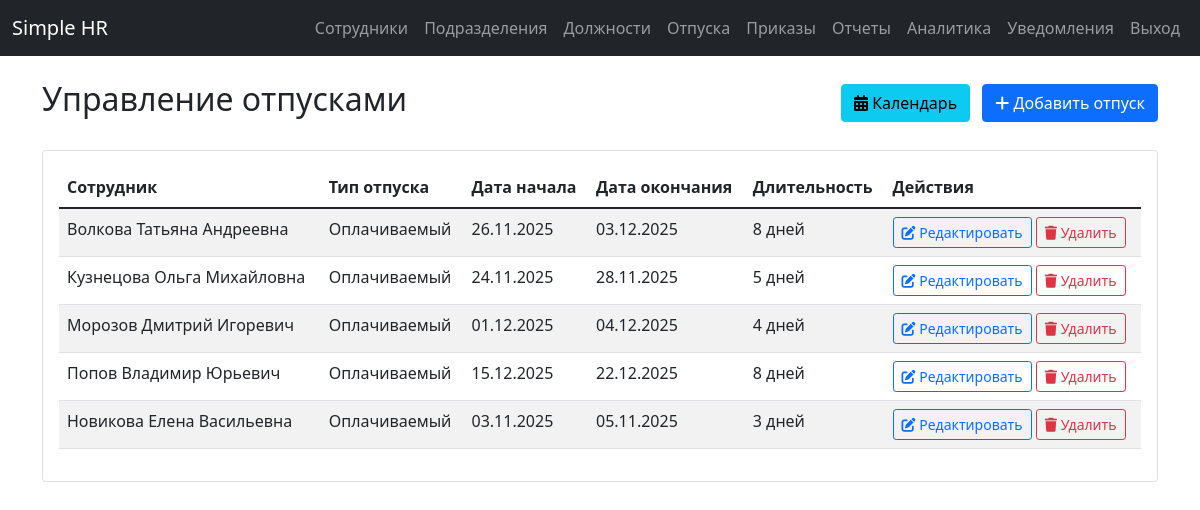
Page /vacations/ (signed in) on the earlier database version.
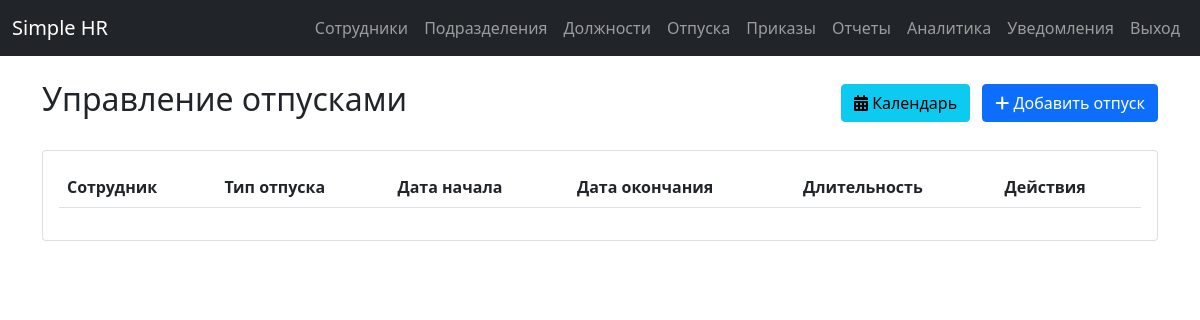
Same page on the later database version.
### app/models.py (models this page shows)
class Vacation(db.Model):
    id = db.Column(db.Integer, primary_key=True)
    employee_id = db.Column(db.Integer, db.ForeignKey('employee.id'), nullable=False, index=True)
    start_date = db.Column(db.Date, nullable=False, index=True)
    end_date = db.Column(db.Date, nullable=False, index=True)
    type = db.Column(db.String(20), nullable=False, index=True)  # paid, unpaid, sick
    employee = db.relationship('Employee', backref=db.backref('vacations', lazy=True))
    __table_args__ = (
        db.Index('idx_vacation_employee_dates', 'employee_id', 'start_date', 'end_date'),
        db.Index('idx_vacation_dates_type', 'start_date', 'end_date', 'type'),
    )

class Employee(db.Model):
    id = db.Column(db.Integer, primary_key=True)
    full_name = db.Column(db.String(150), nullable=False, index=True)
    email = db.Column(db.String(120), unique=True, nullable=False, index=True)
    employee_id = db.Column(db.String(50), unique=True, nullable=False, index=True)  # табельный номер
    hire_date = db.Column(db.Date, nullable=False, index=True)
    status = db.Column(db.String(20), default='active', index=True)  # active, dismissed
    department_id = db.Column(db.Integer, db.ForeignKey('department.id'), nullable=False, index=True)
    position_id = db.Column(db.Integer, db.ForeignKey('position.id'), nullable=False, index=True)
    __table_args__ = (
        db.Index('idx_employee_status_department', 'status', 'department_id'),
        db.Index('idx_employee_hire_date_status', 'hire_date', 'status'),
    )

### app/routes/vacations.py (the view)
@bp.route('/')
@login_required
def list_vacations():
    try:
        vacations = Vacation.query.all()
        return render_template('vacations/list.html', vacations=vacations)
    except Exception as e:
        logger.error(f"Error loading vacations list: {str(e)}")
        flash('Ошибка при загрузке списка отпусков', 'error')
        return redirect(url_for('main.index'))

### app/templates/vacations/list.html (shortened to what this page needs)
{% extends "base.html" %}
{% block content %}
<div class="d-flex justify-content-between align-items-center mb-4">
    <h2>Управление отпусками</h2>
    <div>
        <a href="{{ url_for('vacations.vacation_calendar') }}" class="btn btn-info me-2">
            <i class="fas fa-calendar-alt"></i> Календарь
        </a>
        <a href="{{ url_for('vacations.create_vacation') }}" class="btn btn-primary">
            <i class="fas fa-plus"></i> Добавить отпуск
        </a>
    </div>
</div>
<div class="card">
    <div class="card-body">
        <div class="table-responsive">
            <table class="table table-striped">
                <thead>
                    <tr>
                        <th>Сотрудник</th>
                        <th>Тип отпуска</th>
                        <th>Дата начала</th>
                        <th>Дата окончания</th>
                        <th>Длительность</th>
                        <th>Действия</th>
                    </tr>
                </thead>
                <tbody>
                    {% for vacation in vacations %}
                    <tr>
                        <td>{{ vacation.employee.full_name }}</td>
                        <td>
                            {% if vacation.type == 'paid' %}
                                Оплачиваемый
                            {% elif vacation.type == 'unpaid' %}
                                Неоплачиваемый
                            {% elif vacation.type == 'sick' %}
                                Больничный
                            {% endif %}
                        </td>
                        <td>{{ vacation.start_date.strftime('%d.%m.%Y') }}</td>
                        <td>{{ vacation.end_date.strftime('%d.%m.%Y') }}</td>
                        <td>{{ (vacation.end_date - vacation.start_date).days + 1 }} дней</td>
                        <td>
                            <a href="{{ url_for('vacations.edit_vacation', id=vacation.id) }}" class="btn btn-sm btn-outline-primary">
                                <i class="fas fa-edit"></i> Редактировать
                            </a>
                            <form method="POST" action="{{ url_for('vacations.delete_vacation', id=vacation.id) }}" class="d-inline">
                                <button type="submit" class="btn btn-sm btn-outline-danger"
                                        onclick="return confirm('Вы уверены, что хотите удалить этот отпуск?')">
                                    <i class="fas fa-trash"></i> Удалить
                                </button>
                            </form>
                        </td>
                    </tr>
                    {% endfor %}
                </tbody>
            </table>
        </div>
    </div>
</div>
{% endblock %}

Differences in the rows shown:
removed Vacation: employee.full_name "Волкова Татьяна Андреевна", type "Оплачиваемый", start_date "26.11.2025", end_date "03.12.2025", (vacation.end_date-vacation.start_date).days+1 "8"
removed Vacation: employee.full_name "Кузнецова Ольга Михайловна", type "Оплачиваемый", start_date "24.11.2025", end_date "28.11.2025", (vacation.end_date-vacation.start_date).days+1 "5"
removed Vacation: employee.full_name "Морозов Дмитрий Игоревич", type "Оплачиваемый", start_date "01.12.2025", end_date "04.12.2025", (vacation.end_date-vacation.start_date).days+1 "4"
removed Vacation: employee.full_name "Попов Владимир Юрьевич", type "Оплачиваемый", start_date "15.12.2025", end_date "22.12.2025", (vacation.end_date-vacation.start_date).days+1 "8"
removed Vacation: employee.full_name "Новикова Елена Васильевна", type "Оплачиваемый", start_date "03.11.2025", end_date "05.11.2025", (vacation.end_date-vacation.start_date).days+1 "3"
